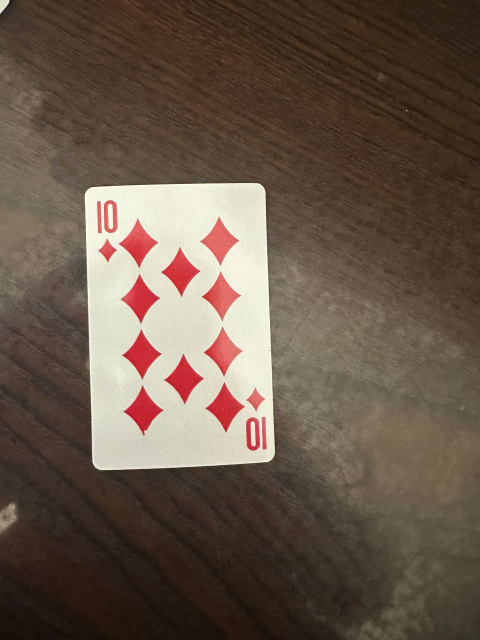
#> input picture cards/10D.jpg, 960 x 1280 px (shown at 1/2 size); its folder holds only this picture in this run
$ python create_templates.py
#> lines starting #> are read from the running program, lines starting #| are printed output that depends on the picture; after the words box and inside, x2 and y2 are one past the last pixel; in counts of white or black regions, pixels touching at a corner belong together
import os
import cv2 as cv
import numpy as np

# ---------- SETTINGS ----------
SOURCE_DIR = "cards"          # папка с исходными фото карт
OUTPUT_DIR = "templates1"     # куда сохранить шаблоны

CARD_WIDTH = 200
CARD_HEIGHT = 300

CORNER_W = 36
CORNER_H = 84

RANK_OUT_W = 70
RANK_OUT_H = 125

SUIT_OUT_W = 70
SUIT_OUT_H = 100

SAVE_DEBUG = False            # True если хочешь сохранить промежуточные debug картинки
DEBUG_DIR = "template_debug"

os.makedirs(OUTPUT_DIR, exist_ok=True)
if SAVE_DEBUG:
    os.makedirs(DEBUG_DIR, exist_ok=True)

# ---------- NAME MAPS ----------
RANK_MAP = {
    "A": "Ace",
    "2": "Two",
    "3": "Three",
    "4": "Four",
    "5": "Five",
    "6": "Six",
    "7": "Seven",
    "8": "Eight",
    "9": "Nine",
    "10": "Ten",
    "J": "Jack",
    "Q": "Queen",
    "K": "King",
}

SUIT_MAP = {
    "S": "Spades",
    "D": "Diamonds",
    "C": "Clubs",
    "H": "Hearts",
}

VALID_EXTS = {".jpg", ".jpeg", ".png", ".bmp", ".webp"}


# ---------- HELPERS ----------
def normalize_name(name: str) -> str:
    """
    Приводит имя файла к верхнему регистру и заменяет похожие кириллические буквы.
    Например:
    10С -> 10C
    АS -> AS
    """
    replace_map = {
        "А": "A",  # Cyrillic A
        "В": "B",
        "Е": "E",
        "К": "K",
        "М": "M",
        "Н": "H",
        "О": "O",
        "Р": "P",
        "С": "C",  # Cyrillic С
        "Т": "T",
        "Х": "X",
    }
    name = name.upper().strip()
    return "".join(replace_map.get(ch, ch) for ch in name)


def parse_card_name(filename: str):
    """
    Поддерживает имена:
      AS, 10C, QH, KD ...
    Возвращает:
      ("Ace", "Spades")
    или (None, None), если имя не распознано.
    """
    stem, ext = os.path.splitext(filename)
    if ext.lower() not in VALID_EXTS:
        return None, None

    stem = normalize_name(stem)

    if len(stem) < 2:
        return None, None

    # Последний символ — масть
    suit_key = stem[-1]
    rank_key = stem[:-1]

    rank_full = RANK_MAP.get(rank_key)
    suit_full = SUIT_MAP.get(suit_key)

    if rank_full is None or suit_full is None:
        return None, None

    return rank_full, suit_full


def order_points(pts):
    pts = np.array(pts, dtype="float32")
    center = pts.mean(axis=0)

    angles = np.arctan2(pts[:, 1] - center[1], pts[:, 0] - center[0])
    pts = pts[np.argsort(angles)]

    s = pts.sum(axis=1)
    tl_idx = np.argmin(s)
    pts = np.roll(pts, -tl_idx, axis=0)  # TL, TR, BR, BL

    return pts


def warp_card(image, contour):
    rect = cv.minAreaRect(contour)
    box = cv.boxPoints(rect)
    box = order_points(box)

    tl, tr, br, bl = box

    w1 = np.linalg.norm(tr - tl)
    w2 = np.linalg.norm(br - bl)
    h1 = np.linalg.norm(bl - tl)
    h2 = np.linalg.norm(br - tr)
    card_w = max(int(w1), int(w2))
    card_h = max(int(h1), int(h2))

    # Если карта лежит горизонтально — поворачиваем порядок точек
    if card_w > card_h:
        box = np.array([tr, br, bl, tl], dtype="float32")

    dst = np.array([
        [0, 0],
        [CARD_WIDTH - 1, 0],
        [CARD_WIDTH - 1, CARD_HEIGHT - 1],
        [0, CARD_HEIGHT - 1]
    ], dtype="float32")

    M = cv.getPerspectiveTransform(box, dst)
    warped = cv.warpPerspective(image, M, (CARD_WIDTH, CARD_HEIGHT))
    return warped


def corner_ink_score(region):
    gray = cv.cvtColor(region, cv.COLOR_BGR2GRAY)
    _, binary = cv.threshold(gray, 0, 255, cv.THRESH_BINARY_INV + cv.THRESH_OTSU)
    return cv.countNonZero(binary)


def orient_card(warped):
    """
    Выбирает поворот, где индекс карты вероятнее всего находится в левом верхнем углу.
    """
    best_score = -1
    best = warped.copy()
    current = warped.copy()

    for _ in range(4):
        h, w = current.shape[:2]
        ph, pw = h // 5, w // 4

        tl = current[0:ph, 0:pw]
        br = current[h - ph:h, w - pw:w]
        tr = current[0:ph, w - pw:w]
        bl = current[h - ph:h, 0:pw]

        tl_score = corner_ink_score(tl)
        br_score = corner_ink_score(br)
        tr_score = corner_ink_score(tr)
        bl_score = corner_ink_score(bl)

        empty_avg = (tr_score + bl_score) / 2.0
        score = (tl_score + 0.35 * br_score) - empty_avg

        if score > best_score:
            best_score = score
            best = current.copy()

        current = cv.rotate(current, cv.ROTATE_90_CLOCKWISE)

    return best


def preprocess_image(image):
    gray = cv.cvtColor(image, cv.COLOR_BGR2GRAY)
    blur = cv.GaussianBlur(gray, (5, 5), 0)

    _, thresh = cv.threshold(blur, 0, 255, cv.THRESH_BINARY + cv.THRESH_OTSU)

    # хотим белую карту на черном фоне
    if np.mean(thresh) > 127:
        thresh = cv.bitwise_not(thresh)

    kernel = np.ones((5, 5), np.uint8)
    closed = cv.morphologyEx(thresh, cv.MORPH_CLOSE, kernel, iterations=2)
    cleaned = cv.morphologyEx(closed, cv.MORPH_OPEN, kernel, iterations=1)

    return cleaned


def find_main_card_contour(mask, image_shape):
    contours, _ = cv.findContours(mask, cv.RETR_EXTERNAL, cv.CHAIN_APPROX_SIMPLE)
    if not contours:
        return None

    img_h, img_w = image_shape[:2]
    img_area = img_h * img_w

    candidates = []

    for cnt in contours:
        area = cv.contourArea(cnt)
        if area < img_area * 0.01:
            continue
        if area > img_area * 0.95:
            continue

        rect = cv.minAreaRect(cnt)
        w, h = rect[1]
        if w == 0 or h == 0:
            continue

        ratio = min(w, h) / max(w, h)
        if 0.50 <= ratio <= 0.82:
            candidates.append(cnt)

    if not candidates:
        return max(contours, key=cv.contourArea)

    return max(candidates, key=cv.contourArea)


def extract_corner(warped):
    corner = warped[0:CORNER_H, 0:CORNER_W]
    corner_zoom = cv.resize(corner, None, fx=4, fy=4, interpolation=cv.INTER_CUBIC)
    return corner, corner_zoom


def threshold_corner(corner_zoom):
    gray = cv.cvtColor(corner_zoom, cv.COLOR_BGR2GRAY)
    gray = cv.GaussianBlur(gray, (3, 3), 0)

    _, binary = cv.threshold(gray, 0, 255, cv.THRESH_BINARY_INV + cv.THRESH_OTSU)

    kernel = np.ones((2, 2), np.uint8)
    binary = cv.morphologyEx(binary, cv.MORPH_OPEN, kernel, iterations=1)

    return binary


def split_rank_suit(corner_binary):
    # Под твой текущий пайплайн
    rank_region = corner_binary[20:190, 10:128]
    suit_region = corner_binary[191:336, 10:128]
    return rank_region, suit_region


def center_symbol(binary, out_w, out_h):
    pts = cv.findNonZero(binary)
    canvas = np.zeros((out_h, out_w), dtype=np.uint8)

    if pts is None:
        return canvas

    x, y, w, h = cv.boundingRect(pts)
    symbol = binary[y:y + h, x:x + w]

    if symbol.size == 0:
        return canvas

    scale = min((out_w - 6) / max(w, 1), (out_h - 6) / max(h, 1))
    new_w = max(1, int(w * scale))
    new_h = max(1, int(h * scale))

    symbol = cv.resize(symbol, (new_w, new_h), interpolation=cv.INTER_NEAREST)

    x0 = (out_w - new_w) // 2
    y0 = (out_h - new_h) // 2

    canvas[y0:y0 + new_h, x0:x0 + new_w] = symbol
    _, canvas = cv.threshold(canvas, 127, 255, cv.THRESH_BINARY)

    return canvas


def extract_symbol(region_binary, out_w, out_h, min_area=20):
    contours, _ = cv.findContours(region_binary, cv.RETR_EXTERNAL, cv.CHAIN_APPROX_SIMPLE)

    if not contours:
        return None

    contours = sorted(contours, key=cv.contourArea, reverse=True)

    for cnt in contours:
        area = cv.contourArea(cnt)
        if area < min_area:
            continue

        x, y, w, h = cv.boundingRect(cnt)

        pad = 2
        x1 = max(0, x - pad)
        y1 = max(0, y - pad)
        x2 = min(region_binary.shape[1], x + w + pad)
        y2 = min(region_binary.shape[0], y + h + pad)

        roi = region_binary[y1:y2, x1:x2]
        if roi.size == 0:
            continue

        return center_symbol(roi, out_w, out_h)

    return None


def process_card_image(image, debug_prefix=None):
    mask = preprocess_image(image)
    cnt = find_main_card_contour(mask, image.shape)

    if cnt is None:
        return None, None

    warped = warp_card(image, cnt)
    warped = orient_card(warped)

    corner, corner_zoom = extract_corner(warped)
    corner_binary = threshold_corner(corner_zoom)
    rank_region, suit_region = split_rank_suit(corner_binary)

    rank_symbol = extract_symbol(rank_region, RANK_OUT_W, RANK_OUT_H, min_area=25)
    suit_symbol = extract_symbol(suit_region, SUIT_OUT_W, SUIT_OUT_H, min_area=20)

    if SAVE_DEBUG and debug_prefix is not None:
        cv.imwrite(os.path.join(DEBUG_DIR, f"{debug_prefix}_mask.png"), mask)
        cv.imwrite(os.path.join(DEBUG_DIR, f"{debug_prefix}_warped.png"), warped)
        cv.imwrite(os.path.join(DEBUG_DIR, f"{debug_prefix}_corner_zoom.png"), corner_zoom)
        cv.imwrite(os.path.join(DEBUG_DIR, f"{debug_prefix}_corner_binary.png"), corner_binary)
        cv.imwrite(os.path.join(DEBUG_DIR, f"{debug_prefix}_rank_region.png"), rank_region)
        cv.imwrite(os.path.join(DEBUG_DIR, f"{debug_prefix}_suit_region.png"), suit_region)
        if rank_symbol is not None:
            cv.imwrite(os.path.join(DEBUG_DIR, f"{debug_prefix}_rank_symbol.png"), rank_symbol)
        if suit_symbol is not None:
            cv.imwrite(os.path.join(DEBUG_DIR, f"{debug_prefix}_suit_symbol.png"), suit_symbol)

    return rank_symbol, suit_symbol


def main():
    if not os.path.isdir(SOURCE_DIR):
        print(f"Папка '{SOURCE_DIR}' не найдена")
        return

    rank_done = set()
    suit_done = set()

    files = sorted(os.listdir(SOURCE_DIR))
    if not files:
        print(f"Папка '{SOURCE_DIR}' пустая")
        return

    for filename in files:
        rank_full, suit_full = parse_card_name(filename)

        if rank_full is None or suit_full is None:
            print(f"[SKIP] {filename} -> имя не распознано")
            continue

        path = os.path.join(SOURCE_DIR, filename)
        image = cv.imread(path)
#> image is the input picture: shape (1280, 960, 3); mean B, G, R 72.8, 86.1, 103

        if image is None:
            print(f"[SKIP] {filename} -> не удалось прочитать")
            continue

        rank_symbol, suit_symbol = process_card_image(
            image,
            debug_prefix=os.path.splitext(filename)[0]
        )
#> in preprocess_image, `_, thresh = cv.threshold(blur, 0, 255, cv.THRESH_BINARY + cv.THRESH_OT..`:
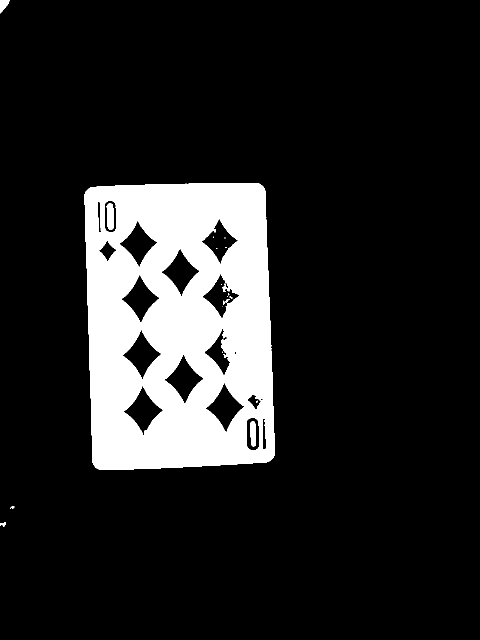
#> thresh: shape (1280, 960) (shown at 1/2 size); 14.2% white; 21 white regions (13 under 20 px), largest, box (x1, y1, x2, y2) and area: (169, 366, 550, 940) 172341, (213, 406, 228, 460) 638, (501, 842, 512, 893) 482
#> in find_main_card_contour, `contours, _ = cv.findContours(mask, cv.RETR_EXTERNAL, cv.CHAIN_APPROX_..`: contours = 3 contours; box (x1, y1, x2, y2) and area: (169, 366, 550, 940) 204333, (0, 0, 19, 25) 274, (0, 1046, 10, 1051) 36
#> the loop in find_main_card_contour, `for cnt in contours:` made 3 passes
#> (cnt, area) on pass 1: ([[0, 1046], [0, 1050], [9, 1050], [9, 1046]], 36)
#> after the loop in find_main_card_contour, `for cnt in contours:`: candidates = 1 contour; box (x1, y1, x2, y2) and area: (169, 366, 550, 940) 204333
#> in process_card_image, `cnt = find_main_card_contour(mask, image.shape)`: cnt = contour of 171 points, box (x1, y1, x2, y2) (169, 366, 550, 940), area 204333
#> in warp_card, `rect = cv.minAreaRect(contour)`: rect = ((358.1, 650.8), (365.6, 568), -1.91)
#> in warp_card, `box = cv.boxPoints(rect)`: box = [[184.8, 940.7], [165.9, 373.1], [531.3, 360.9], [550.2, 928.6]]
#> in order_points, `pts = np.array(pts, dtype="float32")`: pts has the same summary as box in warp_card
#> in order_points, `center = pts.mean(axis=0)`: center = [358.1, 650.8]
#> in order_points, `angles = np.arctan2(pts[:, 1] - center[1], pts[:, 0] - center[0])`: angles = [2.11, -2.18, -1.03, 0.966]
#> in order_points, `pts = pts[np.argsort(angles)]`: pts = [[165.9, 373.1], [531.3, 360.9], [550.2, 928.6], [184.8, 940.7]]
#> in order_points, `s = pts.sum(axis=1)`: s = [539, 892.2, 1478.8, 1125.6]
#> in order_points, `tl_idx = np.argmin(s)`: tl_idx = 0
#> in warp_card, `box = order_points(box)`: box has the same summary as pts in order_points
#> in warp_card, `tl, tr, br, bl = box`: tl = [165.9, 373.1]; tr = [531.3, 360.9]; br = [550.2, 928.6]; bl = [184.8, 940.7]
#> in warp_card, `w1 = np.linalg.norm(tr - tl)`: w1 = 365.6
#> in warp_card, `h1 = np.linalg.norm(bl - tl)`: h1 = 568
#> in warp_card, `card_w = max(int(w1), int(w2))`: card_w = 365
#> in warp_card, `card_h = max(int(h1), int(h2))`: card_h = 567
#> in warp_card, `M = cv.getPerspectiveTransform(box, dst)`: M = [[0.544, -0.0181, -83.49], [0.0175, 0.526, -199.2], [-1.47e-10, 9.79e-12, 1]]
#> the loop in orient_card, `for _ in range(4):` made 4 passes
#> (tl_score, br_score, tr_score, bl_score, empty_avg, score, best_score) on passes 1, 3: (703, 791, 343, 175, 259, 720.8, 720.8), (791, 703, 175, 343, 259, 778, 778)
#> after the loop in orient_card, `for _ in range(4):`:
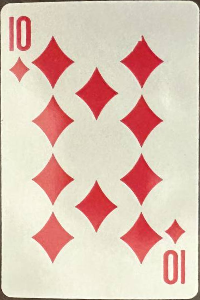
#> best: shape (300, 200, 3); mean of channels 0, 1, 2 182.9, 197.4, 223.1; drawn as B, G, R
#> after the loop in orient_card, `for _ in range(4):`:
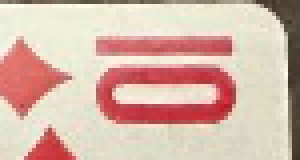
#> tr: shape (40, 75, 3) (shown 4 times larger); mean B, G, R 169.3, 183, 215.5
#> after the loop in orient_card, `for _ in range(4):`: best_score = 778
#> in extract_symbol, `contours, _ = cv.findContours(region_binary, cv.RETR_EXTERNAL, cv.CHAI..`: contours = 3 contours; box (x1, y1, x2, y2) and area: (56, 44, 116, 170) 6716, (28, 48, 47, 170) 1844, (0, 0, 14, 13) 68
#> the loop in extract_symbol, `for cnt in contours:` made 1 pass
#> (area, pad, x1, y1) on pass 1: (6716.5, 2, 54, 42)
#> pass 1, in extract_symbol, `roi = region_binary[y1:y2, x1:x2]`:
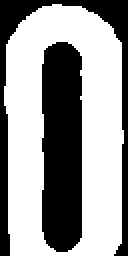
#> roi: shape (128, 64) (shown 2 times larger); 60% white; 2 black regions, box (x1, y1, x2, y2) and area: (21, 21, 41, 126) 1966, (0, 0, 64, 128) 1311
#> pass 1, in center_symbol, `_, canvas = cv.threshold(canvas, 127, 255, cv.THRESH_BINARY)`:
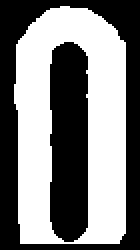
#> canvas: shape (125, 70) (shown 2 times larger); 49.9% white; 1 white region
#> in extract_symbol (call 2), `contours, _ = cv.findContours(region_binary, cv.RETR_EXTERNAL, cv.CHAI..`: contours = 3 contours; box (x1, y1, x2, y2) and area: (30, 38, 109, 137) 3125, (60, 0, 111, 14) 450, (30, 0, 45, 13) 164
#> the loop in extract_symbol, `for cnt in contours:` made 1 pass
#> (area, pad, x1, y1) on pass 1: (3125, 2, 28, 36)
#> pass 1, in center_symbol (call 2), `symbol = cv.resize(symbol, (new_w, new_h), interpolation=cv.INTER_NEAR..`:
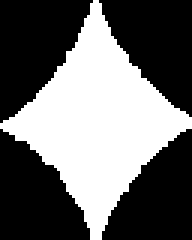
#> symbol: shape (80, 64) (shown 3 times larger); 41.3% white; 1 white region, box (x1, y1, x2, y2) and area: (0, 0, 64, 80) 2116
#> pass 1, in center_symbol (call 2), `_, canvas = cv.threshold(canvas, 127, 255, cv.THRESH_BINARY)`:
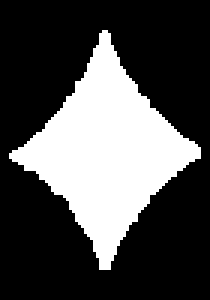
#> canvas: shape (100, 70) (shown 3 times larger); 30.2% white; 1 white region, box (x1, y1, x2, y2) and area: (3, 10, 67, 90) 2116

        if rank_symbol is None:
            print(f"[WARN] {filename} -> rank не извлекся")
        if suit_symbol is None:
            print(f"[WARN] {filename} -> suit не извлекся")

        # Сохраняем rank-шаблон только один раз
        if rank_full not in rank_done and rank_symbol is not None:
            rank_path = os.path.join(OUTPUT_DIR, f"{rank_full}.jpg")
            cv.imwrite(rank_path, rank_symbol)
            rank_done.add(rank_full)
            print(f"[SAVE] rank: {rank_path}")

        # Сохраняем suit-шаблон только один раз
        if suit_full not in suit_done and suit_symbol is not None:
            suit_path = os.path.join(OUTPUT_DIR, f"{suit_full}.jpg")
            cv.imwrite(suit_path, suit_symbol)
            suit_done.add(suit_full)
            print(f"[SAVE] suit: {suit_path}")

    print("\nГотово.")
    print("Ranks:", sorted(rank_done))
    print("Suits:", sorted(suit_done))


if __name__ == "__main__":
    main()

$ run again, on cards/5C.jpg
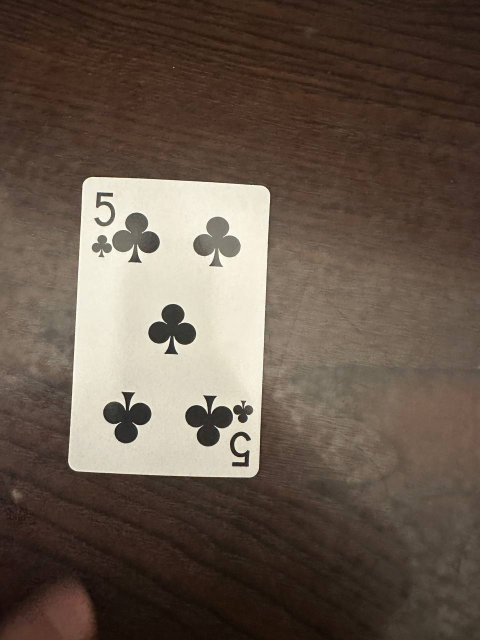
#> input picture cards/5C.jpg, 960 x 1280 px (shown at 1/2 size)
#> in main, image is the input picture: shape (1280, 960, 3); mean B, G, R 74.9, 87.1, 101.9
#> in preprocess_image, `_, thresh = cv.threshold(blur, 0, 255, cv.THRESH_BINARY + cv.THRESH_OT..`:
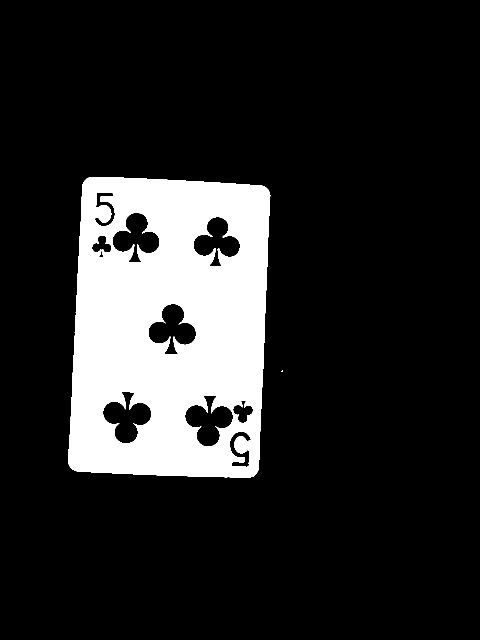
#> thresh: shape (1280, 960) (shown at 1/2 size); 15.7% white; 2 white regions (1 under 20 px), largest, box (x1, y1, x2, y2) and area: (136, 354, 541, 955) 192692
#> closed: shape (1280, 960); 15.9% white; 2 white regions (1 under 20 px), largest, box (x1, y1, x2, y2) and area: (136, 354, 541, 955) 195634
#> cleaned: shape (1280, 960); 15.9% white; 1 white region
#> in find_main_card_contour, `contours, _ = cv.findContours(mask, cv.RETR_EXTERNAL, cv.CHAIN_APPROX_..`: contours = 1 contour; box (x1, y1, x2, y2) and area: (136, 354, 540, 955) 222040
#> the loop in find_main_card_contour, `for cnt in contours:` made 1 pass
#> (area, rect, w, h, ratio) on pass 1: (222040, ((339.7, 655.4), (591.9, 381.7), -87.23), 591.9, 381.7, 0.645)
#> after the loop in find_main_card_contour, `for cnt in contours:`: candidates has the same summary as contours
#> cnt = contour of 218 points, box (x1, y1, x2, y2) (136, 354, 540, 955), area 222040
#> in warp_card, `rect = cv.minAreaRect(contour)`: rect = ((339.7, 655.4), (591.9, 381.7), -87.23)
#> in warp_card, `box = cv.boxPoints(rect)`: box = [[516, 960.2], [134.8, 941.7], [163.4, 350.6], [544.6, 369]]
#> in order_points, `pts = np.array(pts, dtype="float32")`: pts has the same summary as box in warp_card
#> center = [339.7, 655.4]
#> angles = [1.05, 2.19, -2.1, -0.95]
#> in order_points, `pts = pts[np.argsort(angles)]`: pts = [[163.4, 350.6], [544.6, 369], [516, 960.2], [134.8, 941.7]]
#> s = [514, 913.6, 1476.2, 1076.5]
#> tl_idx = 0
#> in warp_card, `box = order_points(box)`: box has the same summary as pts in order_points
#> in warp_card, `tl, tr, br, bl = box`: tl = [163.4, 350.6]; tr = [544.6, 369]; br = [516, 960.2]; bl = [134.8, 941.7]
#> w1 = 381.7
#> h1 = 591.9
#> card_w = 381
#> card_h = 591
#> M = [[0.521, 0.0252, -93.94], [-0.0244, 0.505, -172.9], [6.52e-12, -6.72e-11, 1]]
#> the loop in orient_card, `for _ in range(4):` made 4 passes
#> (tl_score, br_score, tr_score, bl_score, empty_avg, score, best_score) on passes 1, 3: (568, 778, 418, 251, 334.5, 505.8, 505.8), (778, 568, 251, 418, 334.5, 642.3, 642.3)
#> after the loop in orient_card, `for _ in range(4):`: best_score = 642.3
#> rank_region: shape (170, 118); 26.3% white; 2 white regions, box (x1, y1, x2, y2) and area: (32, 34, 118, 170) 5228, (0, 0, 10, 10) 48
#> suit_region: shape (145, 118); 26.1% white; 3 white regions
#> in extract_symbol, `contours, _ = cv.findContours(region_binary, cv.RETR_EXTERNAL, cv.CHAI..`: contours = 2 contours; box (x1, y1, x2, y2) and area: (32, 34, 118, 170) 4934, (0, 0, 10, 10) 33
#> the loop in extract_symbol, `for cnt in contours:` made 1 pass
#> (area, pad, x1, y1) on pass 1: (4933.5, 2, 30, 32)
#> in extract_symbol (call 2), `contours, _ = cv.findContours(region_binary, cv.RETR_EXTERNAL, cv.CHAI..`: contours = 3 contours; box (x1, y1, x2, y2) and area: (29, 41, 112, 130) 3958, (111, 38, 118, 83) 172, (53, 0, 90, 5) 93
#> the loop in extract_symbol, `for cnt in contours:` made 1 pass
#> (area, pad, x1, y1) on pass 1: (3958, 2, 27, 39)
#> pass 1, in center_symbol (call 2), `_, canvas = cv.threshold(canvas, 127, 255, cv.THRESH_BINARY)`:
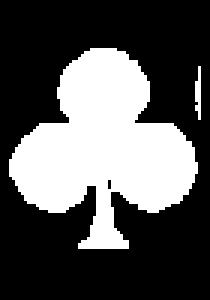
#> canvas: shape (100, 70) (shown 3 times larger); 33.6% white; 2 white regions, box (x1, y1, x2, y2) and area: (3, 16, 66, 83) 2328, (65, 22, 67, 40) 27
